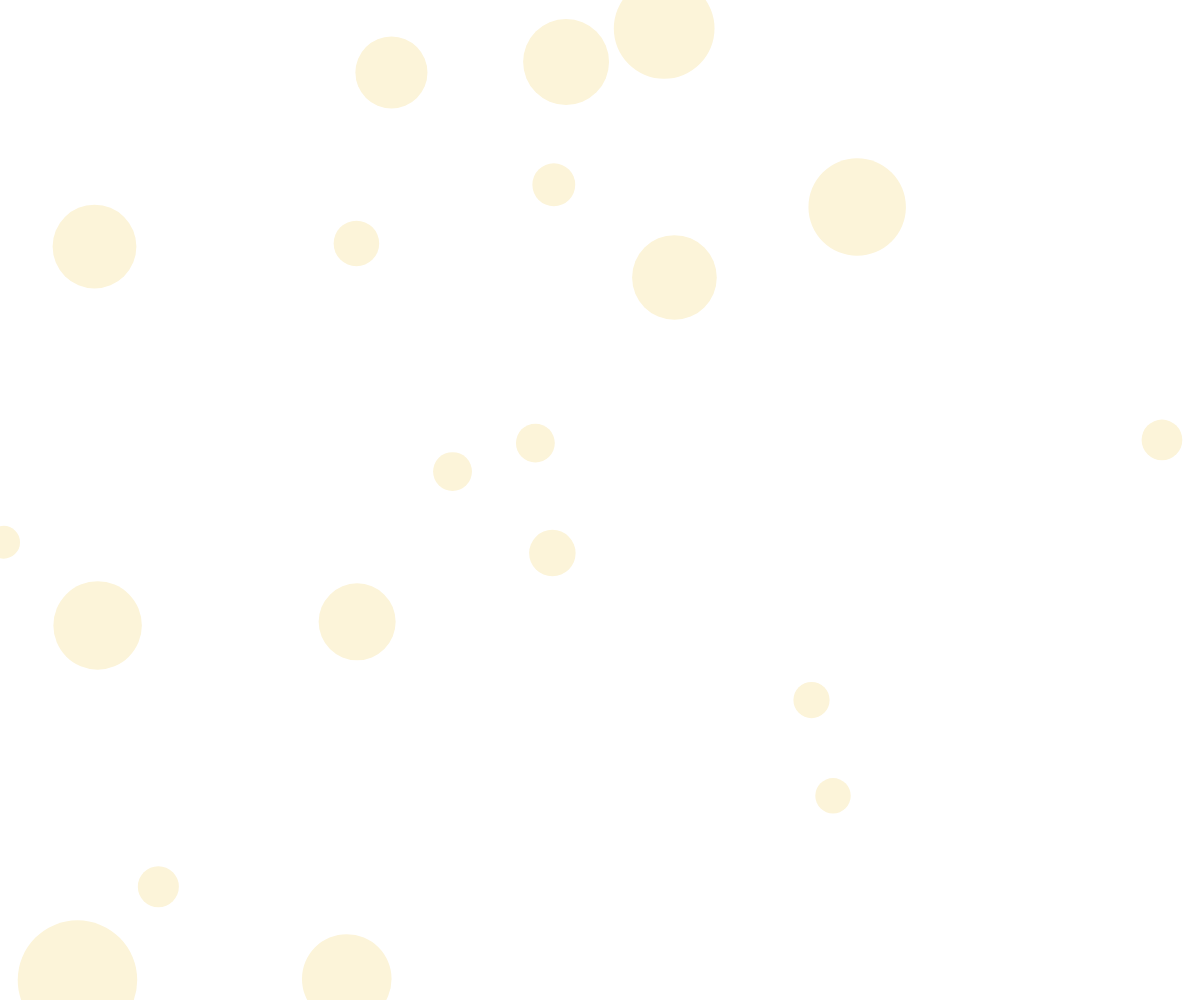
Frame 1 (no input)
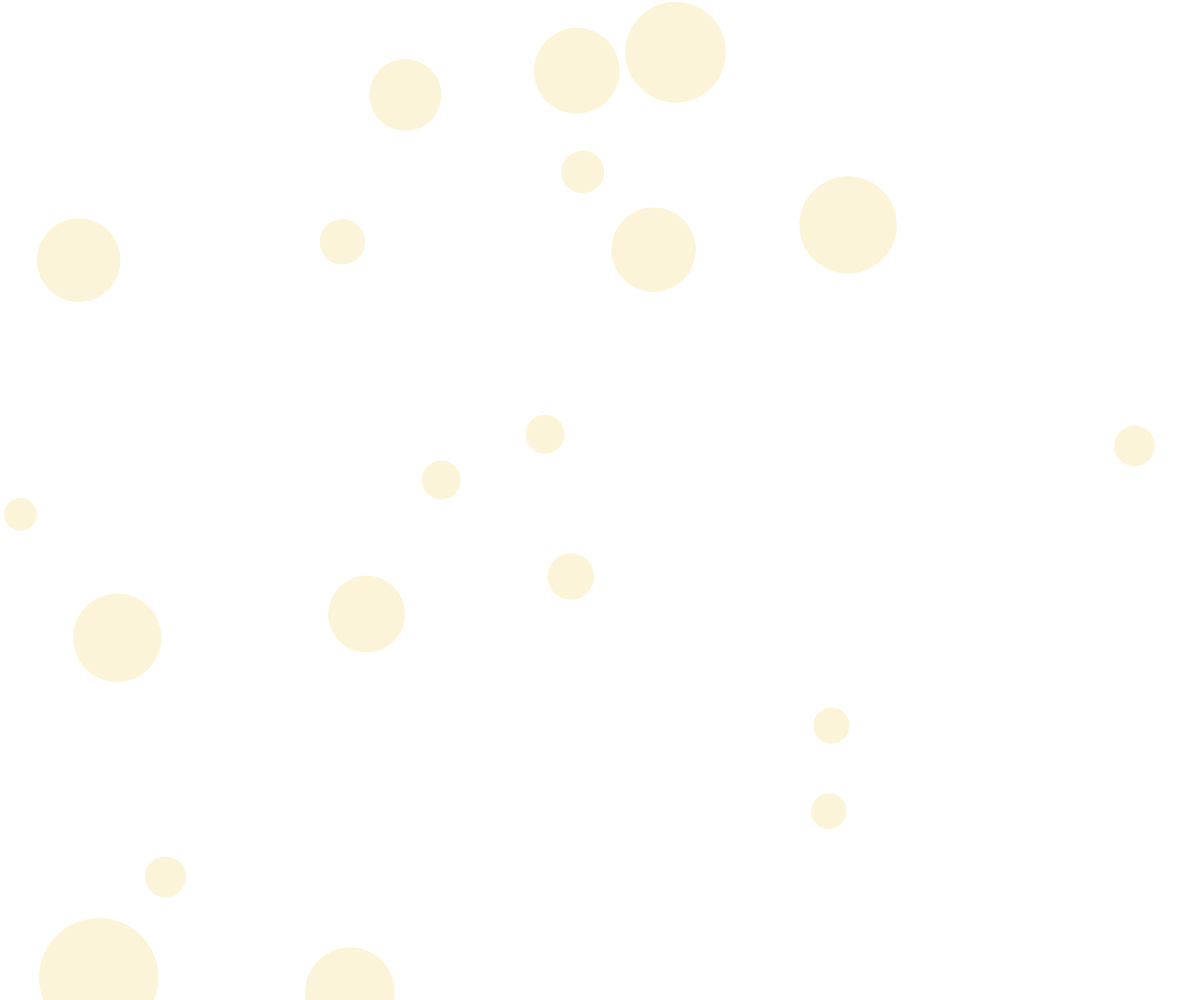
Frame 60 (no input)
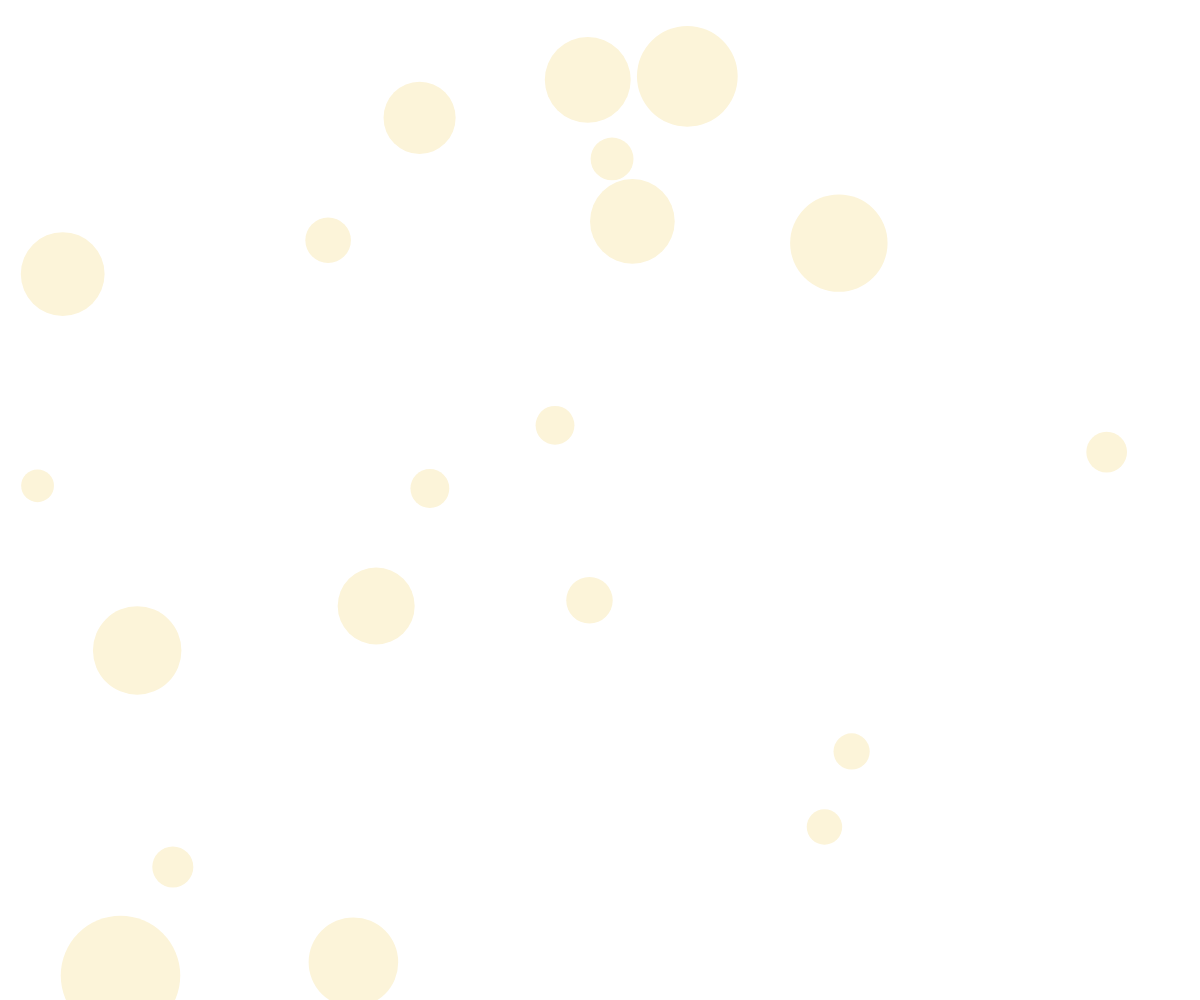
Frame 120 (the mouse pressed at the canvas centre since frame 60)

The p5.js sketch that drew these frames (run headless with seeded random() and noise() and a simulated clock; from frame 60 on, the mouse is pressed at the canvas centre):

// p5.js sketch
// ── sketch.js
let balls = [];
let c;

class Ball{
  constructor(){
    this.x = random(0,windowWidth);
    this.y = random(0,windowHeight);
    this.d = random(30,120);
    this.vX = random(-0.5,0.5);
    this.vY = random(-0.5,0.5);
  }
  show(){
    fill(c);
    noStroke();
    circle(this.x,this.y,this.d);
  }
  update(){
    this.x += this.vX;
    this.y += this.vY;
    if(this.x < 0){
      this.x = 0;
      this.vX = -this.vX;
    }
    if(this.x > windowWidth){
      this.x = windowWidth;
      this.vX = -this.vX;
    }
    if(this.y < 0){
      this.y = 0;
      this.vY = -this.vY;
    }
    if(this.y > windowHeight){
      this.y = windowHeight;
      this.vY = -this.vY;
    }
  }
}

function setup() {
  const canvas = createCanvas(windowWidth,windowHeight);
  canvas.id('fons');
  for(let i=0; i<20;i++){
    balls.push(new Ball());
  }
  c = color(252, 244, 217);
}

function draw() {
  clear();
  
  for(let ball of balls){
    ball.show();
    ball.update();
  }
}

function windowResized() {
  resizeCanvas(windowWidth,windowHeight);
}

// ── style.css
html, body {
  margin: 0;
  padding: 0;
}
canvas {
  display: block;
  filter: url("#meta");
}
